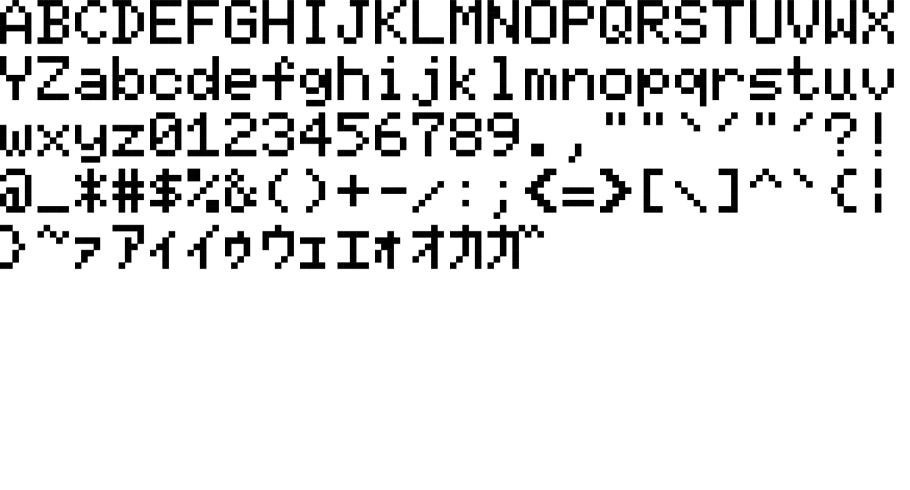
#> input picture 02-font-5x7.png, 1820 x 980 px (shown at 1/2 size)
$ python lettertoc.py   (Python 2 division)
#> lines starting #> are read from the running program, lines starting #| are printed output that depends on the picture
#!/usr/bin/env python

from PIL import Image
import functools
import operator

out = Image.new('1',(24*6,5*8));
#> out: PIL image 144x40 1; every value is 0
outp = out.load();

im = Image.open('02-font-5x7.png')
#> im is the input picture: PIL image 1820x980 RGBA; mean R, G, B, A 0, 0, 0, 30.5
pix = im.load()
print 'Image loaded: ',
print im.size;
#| (1820, 980)
for r in range(0,5):
    for c in range(0,24):

        l =  chr(ord('A')+c);
    #    print('// ' + l)
        a = [];

        for x in range(0,5):
            v = 0;
            for y in range(0,7):
                if pix[c*12.5*6+x*12.5+6,r*112+y*12.5+6][3] == 255:
                    v |= 1 << y
                    outp[c*6+x,r*8+y] = 1
            a.insert(0,v)
        print ('uint8_t %s[5] = {%s};' % (l,reduce(lambda p,q: str(p)+','+str(q), a)))

out.save('converted.png')
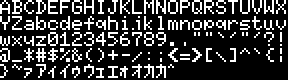
#> saved as converted.png: PIL image 144x40 1 (shown 2 times larger); 22.4% white in thin lines or dots
